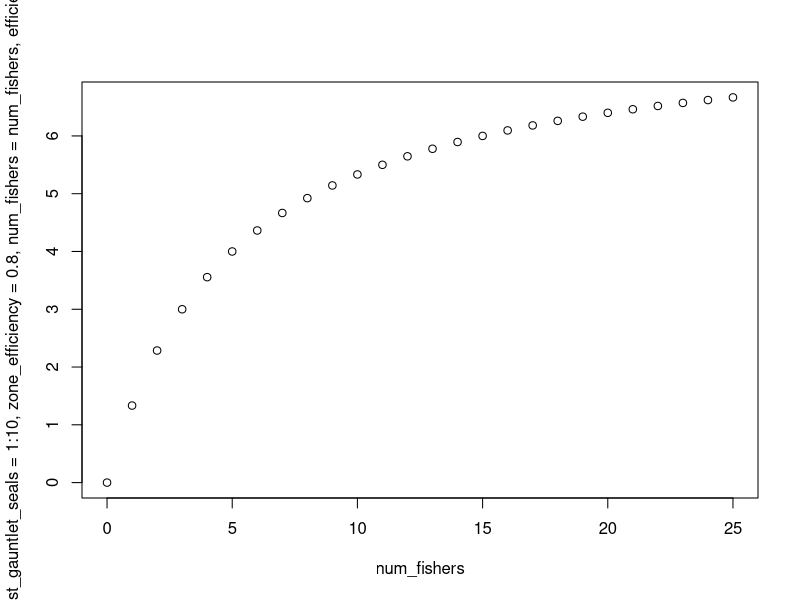

R code for this plot:
# harvest according to a harvest plan matrix (?)

getHarvested <- function(day_plan = 0, list_gauntlet_seals, zone_efficiency = NA, zone_steepness = NA,
                         num_fishers = NA, steepness = NA, efficiency = NA, round = "floor"){
  num_gauntlet_seals <- length(list_gauntlet_seals)
  if(day_plan == "Zone"){
    harvested <- num_gauntlet_seals * (zone_efficiency * num_gauntlet_seals/(zone_steepness + num_gauntlet_seals))
  } else if(day_plan == "Boat"){
    harvested <- efficiency * num_fishers * num_gauntlet_seals/(steepness + num_fishers)
  } else if(day_plan == 0){
    harvested <- 0
  } else {
    print("No harvest plan submitted")
  }
  if(round == "floor") {
    return(floor(harvested))
  } else {
    return(harvested)
  }
}

efficiency <- seq(0, 1, 0.0001)
steepness <- seq(0, 1000, 1)
num_fishers <- 0:25
plot(num_fishers, getHarvested(day_plan = "Boat", list_gauntlet_seals = 1:10, zone_efficiency = 0.8,
                               num_fishers = num_fishers, efficiency = 0.8, steepness = 5, round = F))
# 
# zone_efficiency <- 0.25
# num_gauntlet_seals <- 1:150
# steepness <- 10
# plot(num_gauntlet_seals, num_gauntlet_seals * (zone_efficiency * num_gauntlet_seals/(steepness + num_gauntlet_seals)))

# getHarvested <- function(day_plan, num_gauntlet_seals, zone_efficiency, Hmax, processing, min_fishers, max_fishers, gamma, Y) {
#   num_fishers <- sample(min_fishers:max_fishers, 1)
#   if(day_plan == "Zone") {
#     harvested <- num_gauntlet_seals * zone_efficiency
#   } else if(day_plan == "Boat") {
#     harvested <- (Hmax * processing * num_fishers^(1+gamma) * num_gauntlet_seals)/
#       (Hmax + processing * num_gauntlet_seals * num_fishers^gamma + Y)
#   } else {harvested <- 0}
#   return(harvested)
# }
# 

# getHarvested <- function(day_plan, list_gauntlet_seals, zone_efficiency, num_fishers, quota, efficiency){
#   if(day_plan == "Zone"){
#     harvested <- num_gauntlet_seals * zone_efficiency
#   } else if(day_plan == "Boat"){
#     harvested <- (quota * efficiency * num_fishers * num_gauntlet_seals)/
#       (1 + quota * efficiency * num_gauntlet_seals * num_fishers)
#   } else if(day_plan == "None"){
#     harvested <- 0
#   } else {
#     print("No harvest plan submitted")
#   }
#   return(harvested)
# }



# num_fishers <- 0:50
# efficiency <- seq(0, 1, 0.0001)
# steepness <- seq(0, 10, 0.1)
# 
# plot(num_fishers, getHarvested(day_plan = "Boat", list_gauntlet_seals = 1:20, zone_efficiency = NA,
#                                num_fishers = num_fishers, efficiency = 0.08, steepness = 10))


# getHarvested(day_plan = "Boat", list_gauntlet_seals = 1:20, zone_efficiency = 0.8, num_fishers = num_fishers, efficiency = 0.5, steepness = 5)
